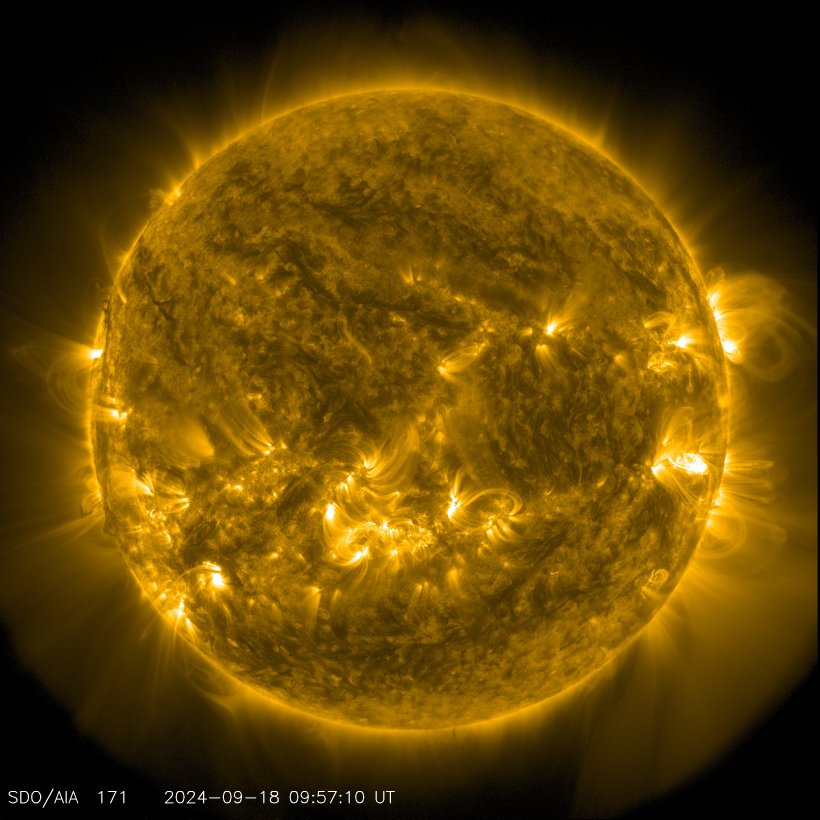
#> input picture images/img.jpg, 4096 x 4096 px, found by its file name (shown at 1/5 size)
$ jupyter execute --allow-errors Solar_Flare_Detection.ipynb   (shell and % lines are left out)
#> lines starting #> are read from the running program, lines starting #| are printed output that depends on the picture; after the words box and inside, x2 and y2 are one past the last pixel; in counts of white or black regions, pixels touching at a corner belong together
[cell 1]
from PIL import Image, ImageDraw, ImageFont

# Load the AIA 171 image
image_path = 'D:/Material_M.Tech/Sem1/Lab/data engineer/nasa/img.jpg'  # Update with your image path
image = Image.open(image_path)
#> image is the input picture: PIL image 4096x4096 RGB; mean R, G, B 98.7, 69, 2.6

# Create a drawing context
draw = ImageDraw.Draw(image)

# Use default font
font = ImageFont.load_default()

# Set the text and position
text = "AIA 171 - Solar Flares, May 2024"
text_position = (50, 50)  # Adjust as needed
text_color = (255, 255, 255)  # White color for text

# Add text to the image
draw.text(text_position, text, font=font, fill=text_color)

# Save the annotated image
output_path = 'D:/Material_M.Tech/Sem1/Lab/data engineer/nasa/annotated_img.jpg'
image.save(output_path)

# Display the image
image.show()

[cell 2]
from PIL import Image, ImageDraw, ImageFont

# Load the AIA 171 image
image_path = 'D:/Material_M.Tech/Sem1/Lab/data engineer/nasa/img.jpg'  # Update with your image path
image = Image.open(image_path)

# Create a drawing context
draw = ImageDraw.Draw(image)

# Use default font
font = ImageFont.load_default()

# Set the text and position
text = "AIA 171 - Solar Flares, May 2024"
text_position = (50, 50)  # Adjust as needed
text_color = (255, 255, 255)  # White color for text

# Add text to the image
draw.text(text_position, text, font=font, fill=text_color)

# Example of adding a rectangle to highlight a region
rectangle_box = (100, 100, 200, 200)  # Adjust coordinates as needed
rectangle_color = (255, 0, 0)  # Red color for the rectangle
draw.rectangle(rectangle_box, outline=rectangle_color, width=3)

# Example of adding an ellipse to highlight a feature
ellipse_box = (300, 300, 400, 400)  # Adjust coordinates as needed
ellipse_color = (0, 255, 0)  # Green color for the ellipse
draw.ellipse(ellipse_box, outline=ellipse_color, width=3)

# Save the annotated image
output_path = 'D:/Material_M.Tech/Sem1/Lab/data engineer/nasa/annotated_img.jpg'
image.save(output_path)

# Display the image
image.show()

[cell 3]
import cv2
import numpy as np
from PIL import Image, ImageDraw

# Load the image
image_path = 'D:/Material_M.Tech/Sem1/Lab/data engineer/nasa/img.jpg'  # Update with your image path
image = Image.open(image_path)
image_np = np.array(image)

# Convert to grayscale
gray_image = cv2.cvtColor(image_np, cv2.COLOR_BGR2GRAY)
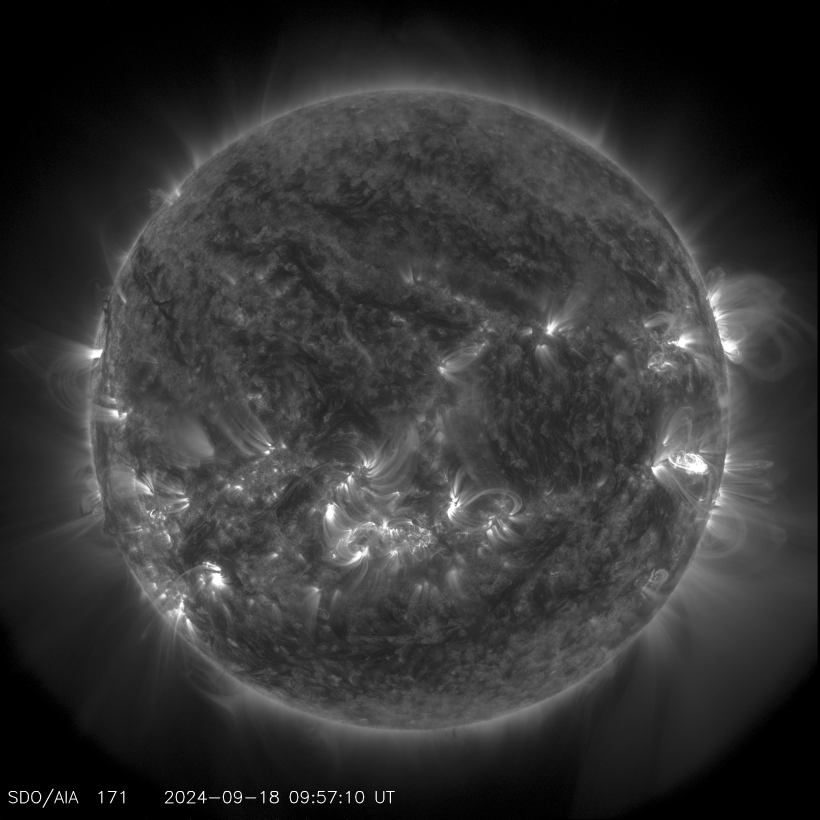
#> gray_image: shape (4096, 4096) (shown at 1/5 size); min 0, max 255, mean 52.6

# Apply thresholding to find bright spots (solar flares)
_, thresh = cv2.threshold(gray_image, 200, 255, cv2.THRESH_BINARY)  # Adjust threshold value as needed
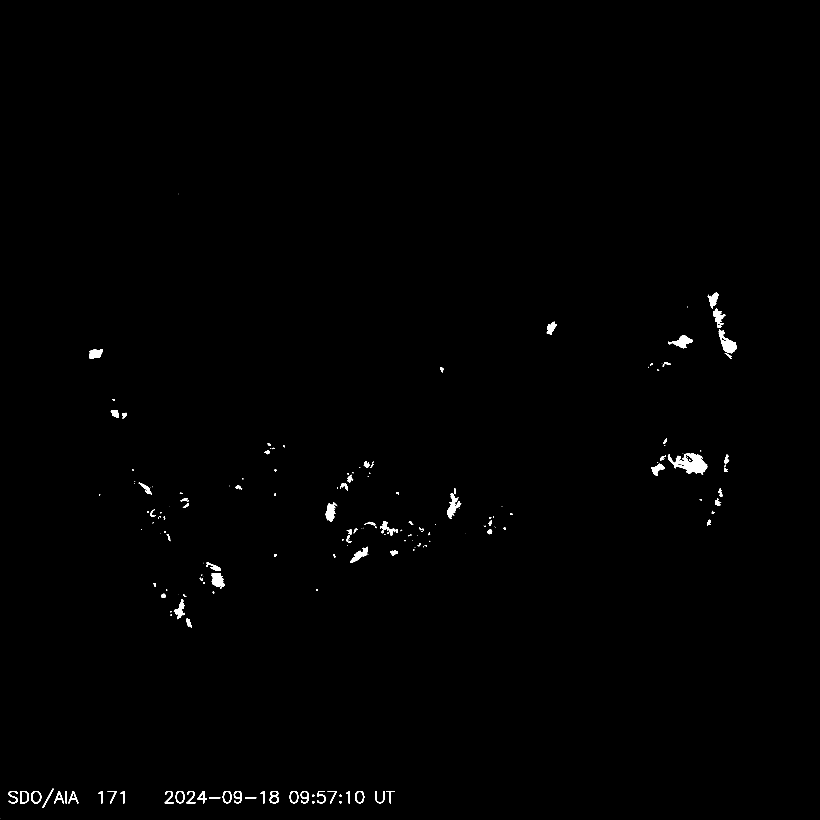
#> thresh: shape (4096, 4096) (shown at 1/5 size); 0.47% white; 233 white regions (86 under 20 px)

# Find contours (regions with significant brightness)
contours, _ = cv2.findContours(thresh, cv2.RETR_EXTERNAL, cv2.CHAIN_APPROX_SIMPLE)
#> contours = 231 contours, 103 with area under 20; largest, box (x1, y1, x2, y2) and area: (3339, 2266, 3536, 2372) 10774, (3594, 1648, 3685, 1766) 4713, (3340, 1675, 3464, 1741) 3258, (1057, 2865, 1124, 2935) 3142, (2236, 2466, 2306, 2594) 3110

# Create a drawing context
draw = ImageDraw.Draw(image)

# Set rectangle color
rectangle_color = (255, 0, 0)  # Red color for the rectangle
rectangle_width = 3  # Width of the rectangle border

# Draw rectangles around detected regions
for contour in contours:
    x, y, w, h = cv2.boundingRect(contour)
    draw.rectangle([x, y, x + w, y + h], outline=rectangle_color, width=rectangle_width)
#> this loop made 231 passes
#> (x, y, w, h) on passes 1 to 3: (0, 4094, 1, 1), (1697, 4007, 11, 10), (1560, 4007, 12, 10)

# Save the annotated image
output_path = 'D:/Material_M.Tech/Sem1/Lab/data engineer/nasa/annotated_img_with_flares.jpg'
image.save(output_path)
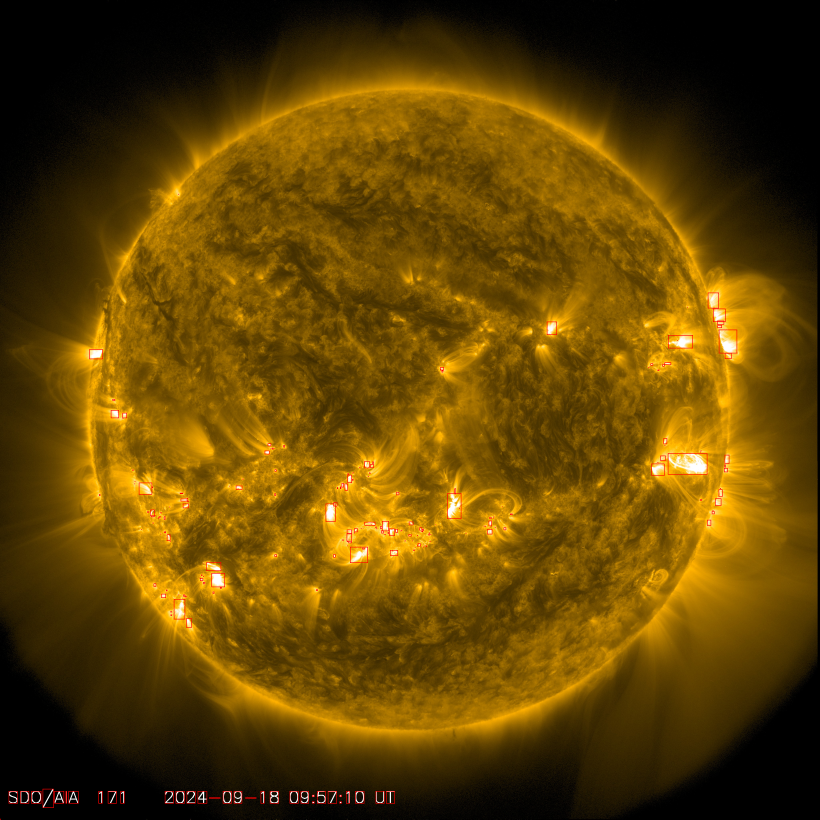
#> saved as annotated_img_with_flares.jpg: PIL image 4096x4096 RGB (shown at 1/5 size); mean R, G, B 98.9, 68.6, 2.4

# Display the image
image.show()
